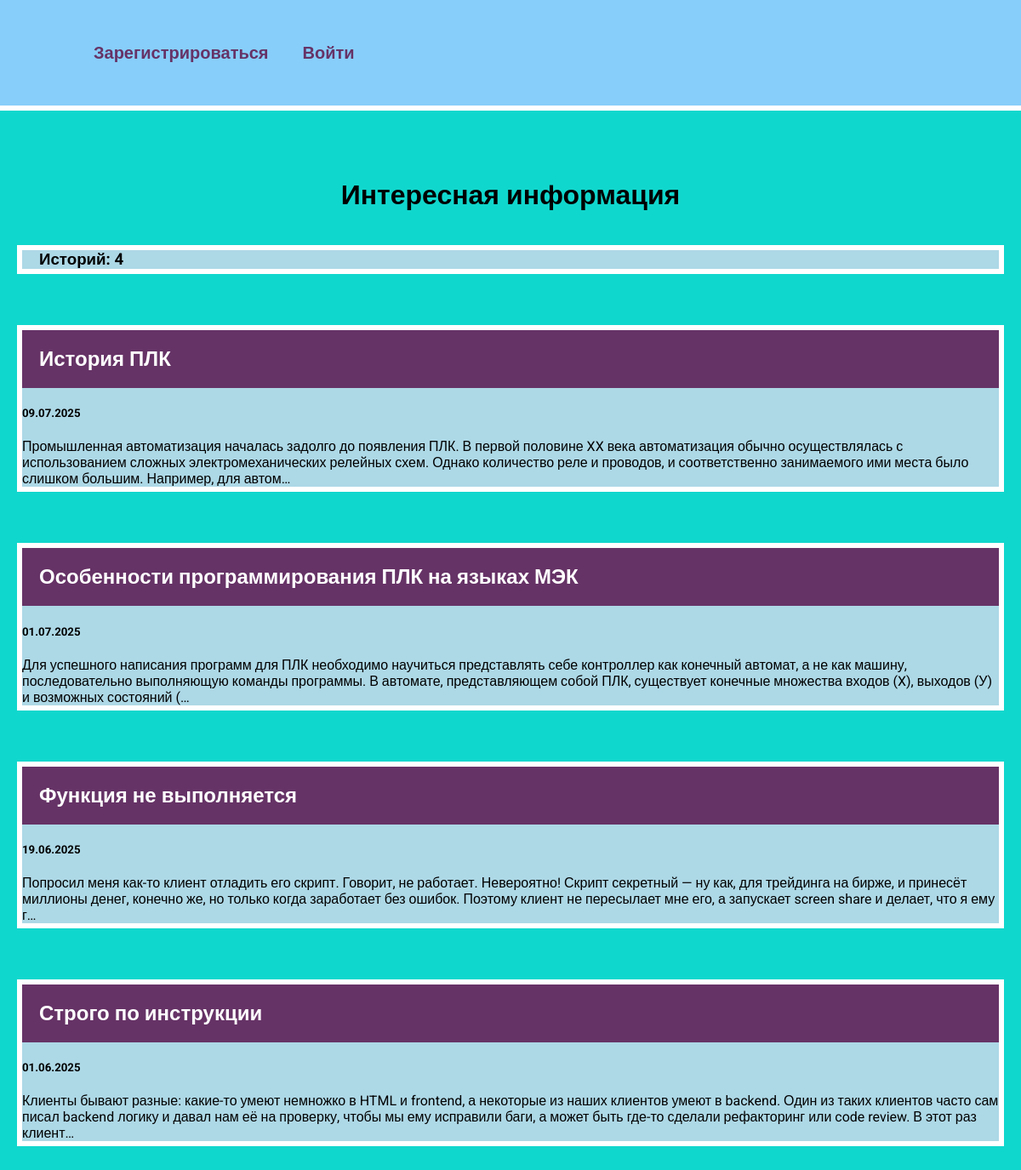
The app's page /info/ with its own data.
### info/models.py (models this page shows, shortened)
class Info(models.Model):
    title = models.CharField()
    descriptions = models.TextField()
    date = models.DateField()

### info/views.py (the view)
# urls.py: path('', views.info_general, name="info_general"),
def info_general(request):
    info = Info.objects.order_by('-date')
    return render(request, "info/info_general.html", {'info': info})

### info/templates/info/info_general.html
{% extends 'show/base.html' %}
{% load static %}
{% block content %}
<h1>Интересная информация</h1>
<h3 class="count">Историй: {{info.count}} </h3>
{% for i in info %}
<div class="element">
    <h2 class="top">
        <a href="{% url 'info_details' i.id %}">{{ i.title }}</a>
    </h2>
    <div class="info_text">
        <h5>{{ i.date|date:'d.m.Y' }}</h5>
        <div> {{ i.descriptions|striptags|truncatechars:300 }}</div>
    </div>
</div>
{% endfor %}
{% endblock %}

### show/static/css/style.css (style rules this page uses)
body { font-family: "Roboto", sans-serif; background: #10d7cd; padding: 0; margin: 0; }
.element, .count { flex-basis: 350px; background: lightblue; border: 6px solid #FFF; margin-bottom: 60px; }
h1 { text-align: center; margin: 60px 0 40px; }
h2 { text-align: center; margin: 20px 0; }
.top { background: #663366; margin: 0; }
.top a { color:#FFF; text-decoration: none; padding: 20px; display: block; text-align: left; }
h3 { padding-left: 20px; }

### records on screen
Info: title "История ПЛК", date "09.07.2025", descriptions "Промышленная автоматизация началась задолго до появления ПЛК. В первой половине XX века автоматизация обычно осуществлялась с использованием сложных электромеханических релейных схем. Однако количество реле и проводов, и соответственно занимаемого ими места было слишком большим. Например, для автом…"
Info: title "Особенности программирования ПЛК на языках МЭК", date "01.07.2025", descriptions "Для успешного написания программ для ПЛК необходимо научиться представлять себе контроллер как конечный автомат, а не как машину, последовательно выполняющую команды программы. В автомате, представляющем собой ПЛК, существует конечные множества входов (X), выходов (У) и возможных состояний (…"
Info: title "Функция не выполняется", date "19.06.2025", descriptions "Попросил меня как-то клиент отладить его скрипт. Говорит, не работает. Невероятно! Скрипт секретный — ну как, для трейдинга на бирже, и принесёт миллионы денег, конечно же, но только когда заработает без ошибок. Поэтому клиент не пересылает мне его, а запускает screen share и делает, что я ему г…"
Info: title "Строго по инструкции", date "01.06.2025", descriptions "Клиенты бывают разные: какие-то умеют немножко в HTML и frontend, а некоторые из наших клиентов умеют в backend. Один из таких клиентов часто сам писал backend логику и давал нам её на проверку, чтобы мы ему исправили баги, а может быть где-то сделали рефакторинг или code review. В этот раз клиент…"

### other values on screen
{{ info.count }} "4"
